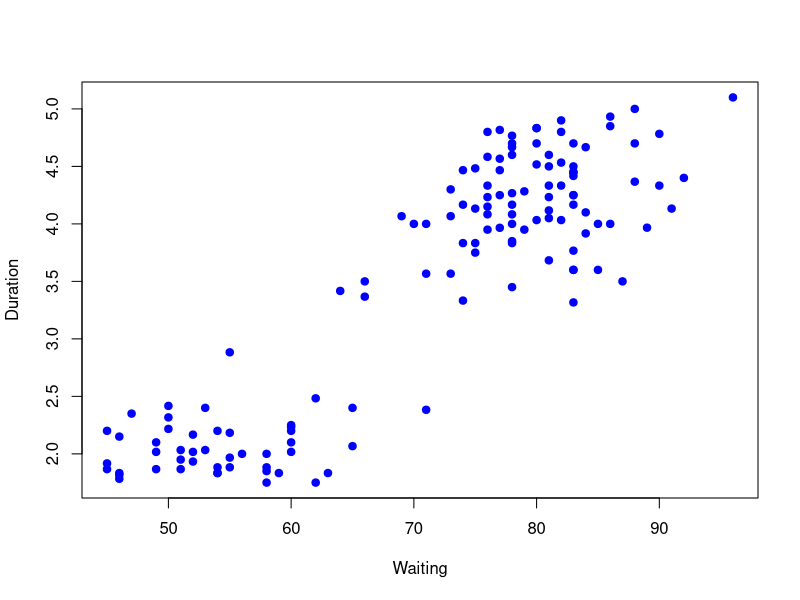
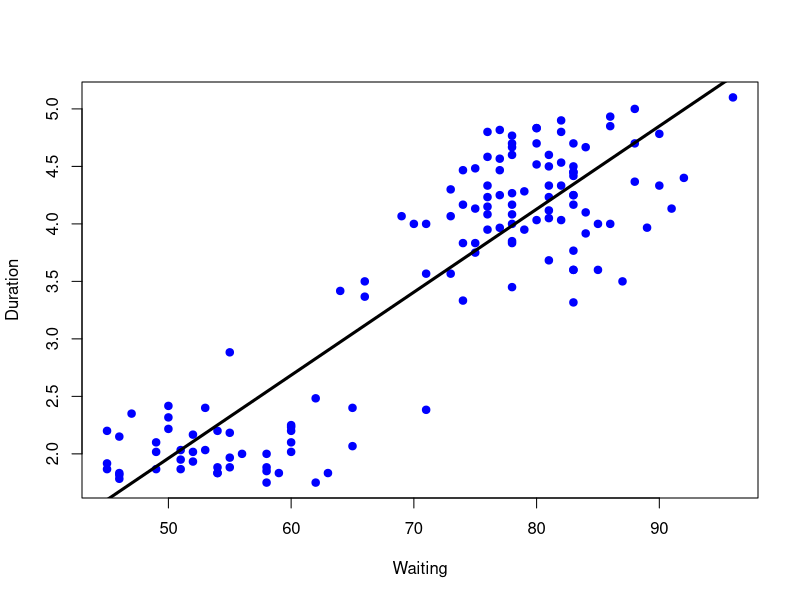
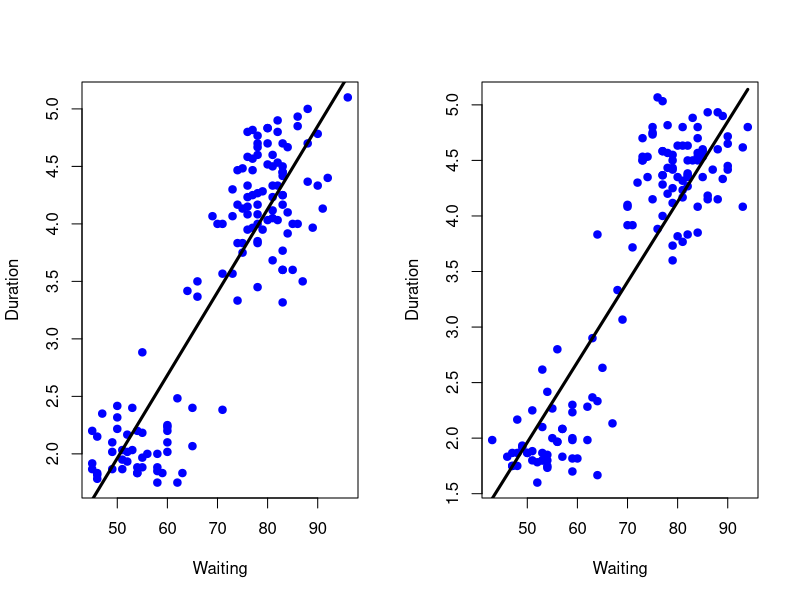
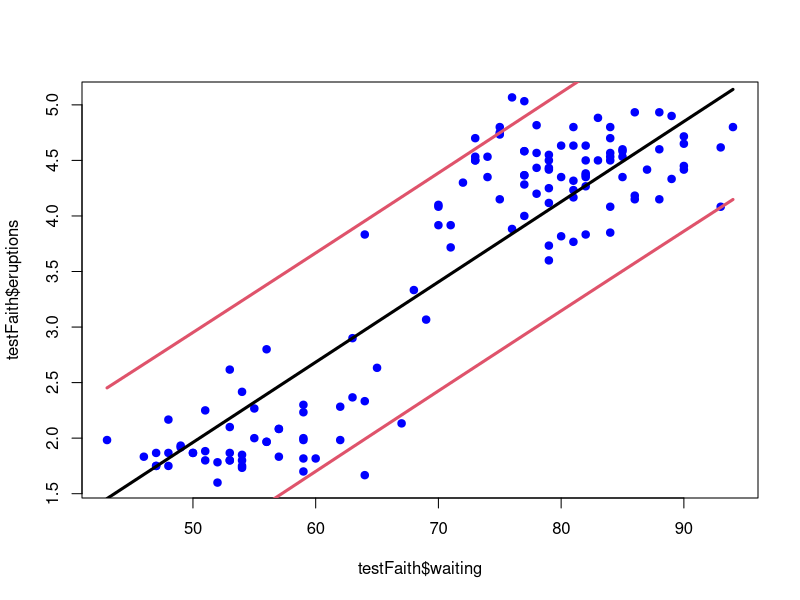

Here is the R script that generated these plots, in order:
# Coursera: Practical Machine learning
# Script from course commented by Alexander Buschle

rm(list = ls())

# Week 2 - Lecture 8 - Prediction with Regression  ####

# Example: Old faithful eruptions ####

library(caret)
data(faithful)
set.seed(333)

inTrain <- createDataPartition(y = faithful$waiting, p = 0.5, list = FALSE)
trainFaith <- faithful[inTrain, ]
testFaith <- faithful[-inTrain, ]
head(trainFaith)

#      eruptions waiting
# 1     3.600      79
# 3     3.333      74
# 5     4.533      85
# 6     2.883      55
# 7     4.700      88
# 8     3.600      85




# Eruption duration versus waiting time ####
plot(trainFaith$waiting, trainFaith$eruptions, pch = 19, col = "blue", xlab = "Waiting", ylab = "Duration")





# Fit a linear model ####

lm1 <- lm(eruptions ~ waiting, data = trainFaith)
# outcome (eruptions) is what you want to predict
# ~: the tilde sign says that you predict the outcome as a function of everything right of the tilde
# data: tells the programm which data to use

summary(lm1)


# Call:
#   lm(formula = eruptions ~ waiting, data = trainFaith)

# Residuals:
#   Min       1Q   Median       3Q      Max 
# -1.26990 -0.34789  0.03979  0.36589  1.05020 
# 
# Coefficients:
#                 | 
#                 V   <-------- the estimates are the important points when it is about prediction
#             Estimate Std. Error t value Pr(>|t|)    
# (Intercept) -1.792739   0.227869  -7.867 1.04e-12 ***
#   waiting      0.073901   0.003148  23.474  < 2e-16 ***
#
#   ---
#   Signif. codes:  0 ‘***’ 0.001 ‘**’ 0.01 ‘*’ 0.05 ‘.’ 0.1 ‘ ’ 1
# 
# Residual standard error: 0.495 on 135 degrees of freedom
# Multiple R-squared:  0.8032,	Adjusted R-squared:  0.8018 
# F-statistic:   551 on 1 and 135 DF,  p-value: < 2.2e-16



# Easier to read summary is this:
lm1

# Call:
#   lm(formula = eruptions ~ waiting, data = trainFaith)
# 
# Coefficients:
#   (Intercept)      waiting  
# -1.7927       0.0739  


# (Intercept) in Estimate is the b0 constant
# waiting is the b1 constant






# Model fit ####
plot(trainFaith$waiting, trainFaith$eruptions, pch = 19, col = "blue", xlab = "Waiting", ylab = "Duration")
lines(trainFaith$waiting, lm1$fitted.values, lwd = 3)





# Predict a new value ####
coef(lm1)[1] + coef(lm1)[2] * 80
# or
lm1$coefficients[1] + lm1$coefficients[2] * 80

# (Intercept) 
# 4.119307 

# automated
newdata <- data.frame(waiting = 80)
predict(lm1, newdata)



# Plot predictions – training and test ####

par(mfrow = c(1,2))
plot(trainFaith$waiting, trainFaith$eruptions, pch = 19, col = "blue", xlab = "Waiting", ylab = "Duration")
lines(trainFaith$waiting, predict(lm1), lwd = 3)

plot(testFaith$waiting, testFaith$eruptions, pch = 19, col = "blue", xlab = "Waiting", ylab = "Duration")
lines(testFaith$waiting, predict(lm1, newdata = testFaith), lwd = 3)





# Get training set/ test set errors ####

# Calculate RMSE on training
sqrt(sum((lm1$fitted.values - trainFaith$eruptions)^2))
# [1] 5.75186


# Calculate RMSE on test
sqrt(sum((predict(lm1, newdata = testFaith) - testFaith$eruptions)^2))
# [1] 5.838559





# Prediction intervals ####

par(mfrow = c(1,1))
pred1 <- predict(lm1, newdata = testFaith, interval = "prediction")
ord <- order(testFaith$waiting)
plot(testFaith$waiting, testFaith$eruptions, pch = 19, col = "blue")
matlines(testFaith$waiting[ord], pred1[ord, ], type = "l", col = c(1,2,2), lty = c(1,1,1), lwd = 3)




# Same process with caret

modFit <- train(eruptions ~ waiting, data = trainFaith, method = "lm")
# outcome: eruptions
# predictor: wainting
# data: data set, on which to build it on
# method: linear modelling

summary(modFit$finalModel)

# Call:
#   lm(formula = .outcome ~ ., data = dat)
# 
# Residuals:
#   Min       1Q   Median       3Q      Max 
# -1.26990 -0.34789  0.03979  0.36589  1.05020 
# 
# Coefficients:
#                   |
#                   V       <- here is about the same result like for our hand made one
#                Estimate Std. Error t value Pr(>|t|)    
# (Intercept) -1.792739   0.227869  -7.867 1.04e-12 ***
#   waiting      0.073901   0.003148  23.474  < 2e-16 ***
#   ---
#   Signif. codes:  0 ‘***’ 0.001 ‘**’ 0.01 ‘*’ 0.05 ‘.’ 0.1 ‘ ’ 1
# 
# Residual standard error: 0.495 on 135 degrees of freedom
# Multiple R-squared:  0.8032,	Adjusted R-squared:  0.8018 
# F-statistic:   551 on 1 and 135 DF,  p-value: < 2.2e-16


# also interesting 
modFit

# Linear Regression 
# 
# 137 samples
# 1 predictor
# 
# No pre-processing
# Resampling: Bootstrapped (25 reps) 
# Summary of sample sizes: 137, 137, 137, 137, 137, 137, ... 
# Resampling results:
#   
#   RMSE       Rsquared   MAE      
# 0.5043234  0.7976798  0.4092342
# 
# Tuning parameter 'intercept' was held constant at a value of TRUE



